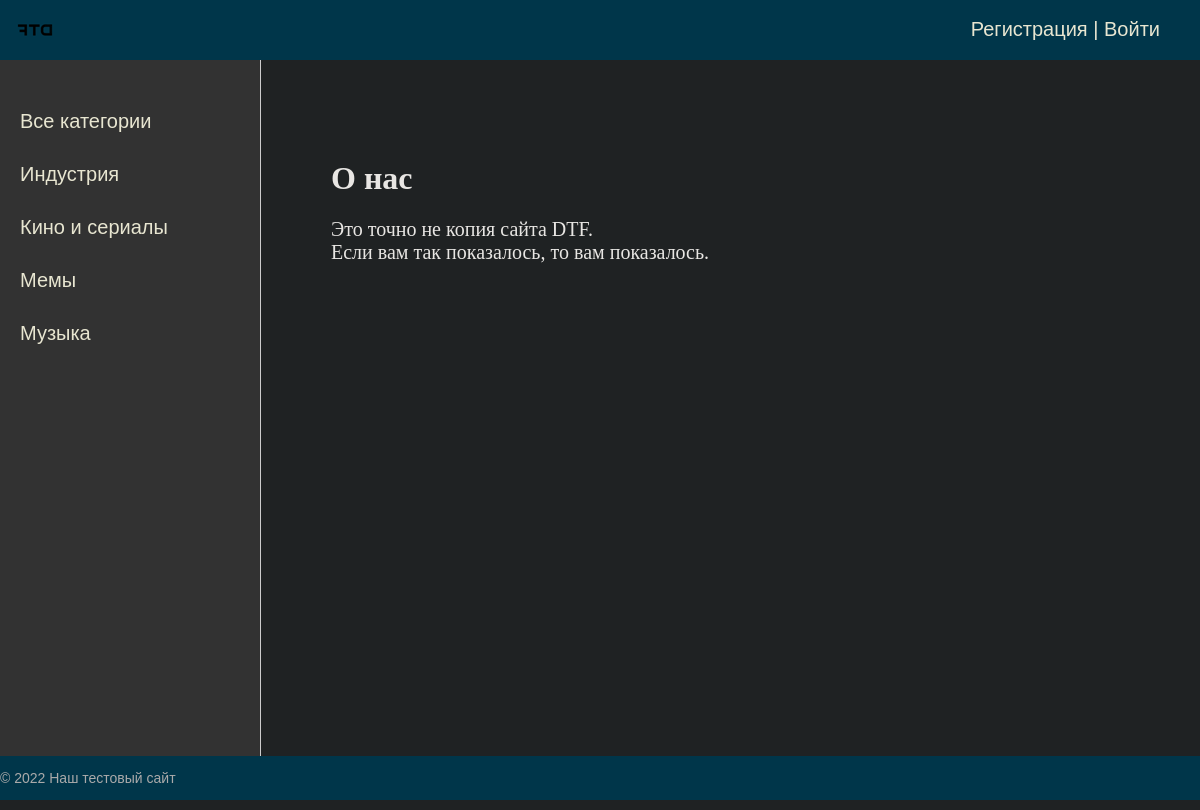
The app's page /blog/about/ with its own data.
### blog/models.py (models this page shows, shortened)
class Category(models.Model):
    name = models.CharField(max_length=100, db_index=True, verbose_name='Название')
    slug = models.SlugField(max_length=255,unique=True, db_index=True, verbose_name="URL")
    def get_absolute_url(self):
        return reverse('category', kwargs={'cat_slug': self.slug})
    class Meta:
        verbose_name = 'Категория'
        verbose_name_plural = 'Категории'
        ordering = ['id']

### blog/views.py (the view)
# urls.py: path('about/', About.as_view(), name = 'about'),
class About(ListView):
    model = Post
    template_name = 'blog/about.html'
    context_object_name = 'posts'
    extra_context = {'title': 'О нас'}

### blog/templatetags/blog_tags.py (called while the page is built)
@register.inclusion_tag('blog/list_categories.html')
def get_categories(sort=None, cat_selected=0):
    if not sort:
         cats = Category.objects.all()
    else:
         cats = Category.objects.order_by(sort)
    return{"cats": cats, "cat_selected": cat_selected}

### blog/templates/blog/about.html
{% extends 'blog/base.html' %}
{% block content %}
<h1>{{title}}</h1>
<p>Это точно не копия сайта DTF.
<br>Если вам так показалось, то вам показалось.
{% endblock %}

### blog/templates/blog/list_categories.html
{% for c in cats %}
    {% if c.pk == cat_selected %}
        <li class="selcted">{{c.name}}</li>
    {% else %}
        <li><a href="{{c.get_absolute_url}}">{{c.name}}</a></li>
    {% endif %}
{% endfor %}

### blog/static/blog/css/styles.css (style rules this page uses)
html, body { background: #1f2223; font-family: 'Arial'; margin: 0; padding: 0; height: 100%; width: 100%; color: #444; }
a { color: #0059b2; text-decoration: none; }
.left-chapters ul li { margin: 30px 0 0 0; color: #999; }
.left-chapters ul li a { color: #e8e6d1; text-decoration: none; }
.content-text h1 { font-size: 32px; }

### records on screen
Category: name "Индустрия"
Category: name "Кино и сериалы"
Category: name "Мемы"
Category: name "Музыка"

### other values on screen
{{ title }} "О нас"
